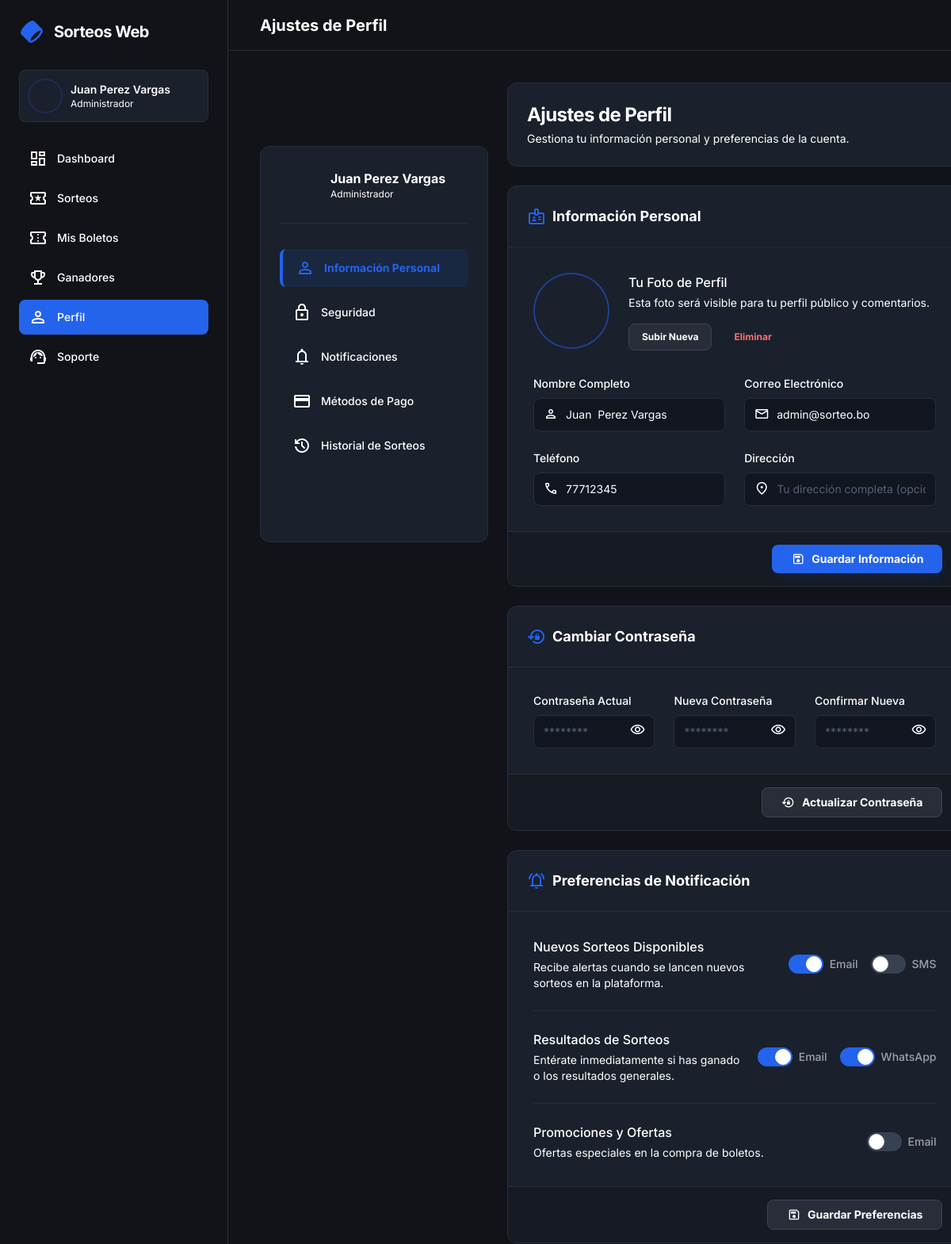
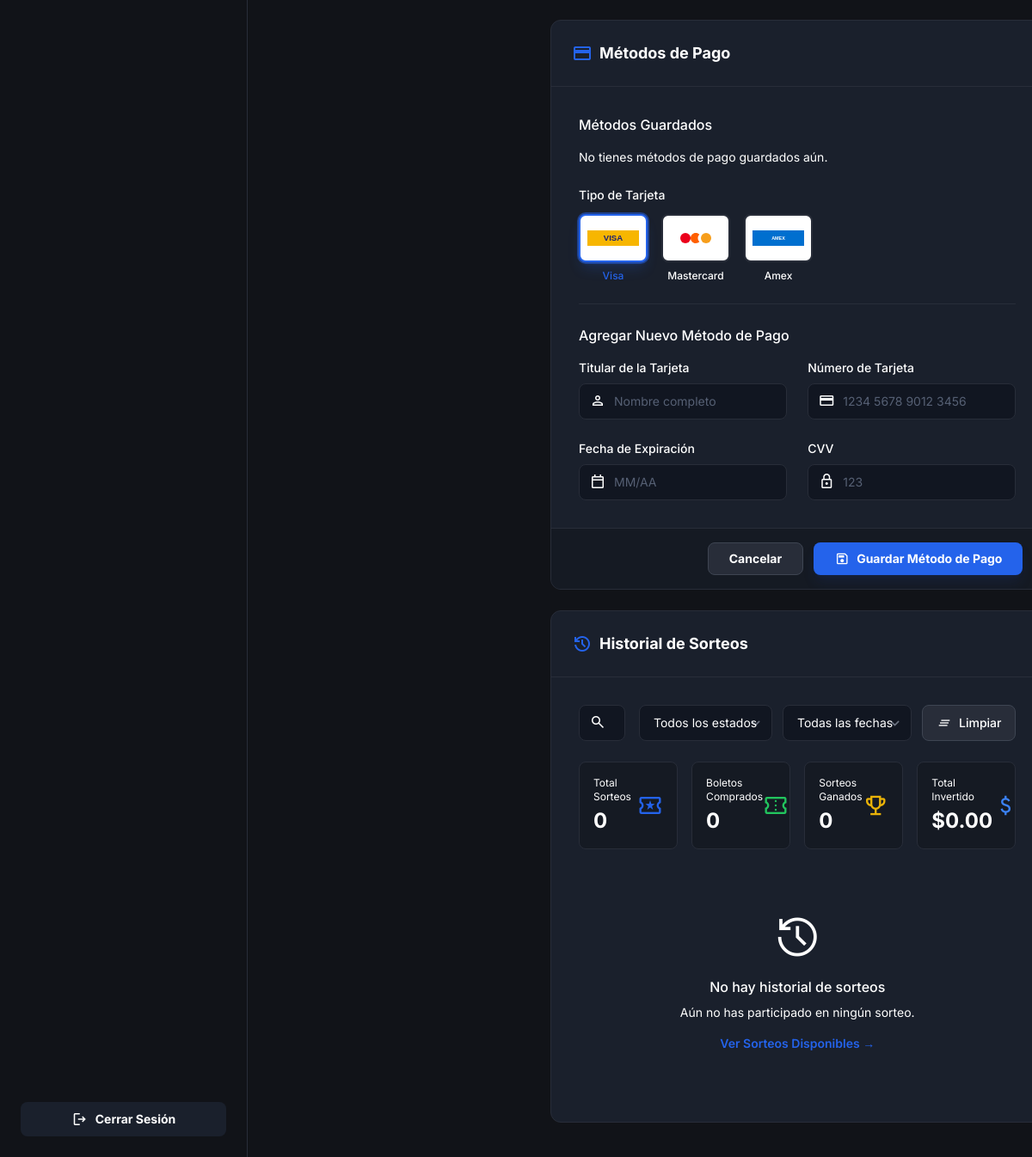
The app's page /php/cliente/pages/AjustesPefilCliente.php (signed in) with its own data (2 pictures, top to bottom).
### tables this page shows
CREATE TABLE `usuarios` (
  `id_usuario` int(11) NOT NULL,
  `primer_nombre` varchar(50) NOT NULL,
  `apellido_paterno` varchar(50) NOT NULL,
  `apellido_materno` varchar(50) NOT NULL,
  `email` varchar(100) NOT NULL,
  `password_hash` varchar(255) NOT NULL,
  `telefono` varchar(20) DEFAULT NULL,
  `saldo_disponible` decimal(12,2) DEFAULT 0.00,
  `estado` enum('Activo','Baneado','Inactivo') DEFAULT 'Activo',
  `id_rol` int(11) NOT NULL,
  `last_login` timestamp NULL DEFAULT NULL,
  `created_at` timestamp NOT NULL DEFAULT current_timestamp(),
  `deleted_at` timestamp NULL DEFAULT NULL
);

CREATE TABLE `roles` (
  `id_rol` int(11) NOT NULL,
  `nombre_rol` varchar(20) NOT NULL,
  `created_at` timestamp NOT NULL DEFAULT current_timestamp()
);

### php/cliente/pages/AjustesPefilCliente.php (the view, shortened to what the rows shown need)
<?php
require_once __DIR__ . '/../includes/user-data.php';
$datosUsuario = obtenerDatosUsuarioCompletos();
$usuarioNombre = trim($datosUsuario['nombre'] ?? '');
$usuarioEmail = trim($datosUsuario['email'] ?? '');
$tipoUsuario = trim($datosUsuario['tipoUsuario'] ?? 'Usuario Premium');
$usuarioTelefono = trim($datosUsuario['telefono'] ?? '');
?>
<!DOCTYPE html>
<html class="dark" lang="es"><head>
<script src="https://cdn.tailwindcss.com?plugins=forms,container-queries"></script>
</head>
<body class="bg-background-light dark:bg-background-dark font-display overflow-hidden h-screen flex text-slate-900 dark:text-white">
<aside class="w-72 hidden lg:flex flex-col border-r border-[#282d39] bg-[#111318] h-full">
<div class="p-6 pb-2">
<div class="flex items-center gap-3 mb-8">
<h2 class="text-white text-xl font-bold tracking-tight">Sorteos Web</h2>
</div>
<div class="flex items-center gap-3 p-3 rounded-lg bg-card-dark mb-6 border border-[#282d39]">
<div class="flex flex-col overflow-hidden">
<h1 id="sidebar-user-name" class="text-white text-sm font-semibold truncate"><?php echo htmlspecialchars($usuarioNombre); ?></h1>
</div>
</div>
</div>
</aside>
<main class="flex-1 flex flex-col min-w-0 bg-[#111318]">
<header class="h-16 flex items-center justify-between px-6 lg:px-10 border-b border-[#282d39] bg-[#111318] sticky top-0 z-20">
<h1 class="text-xl font-bold text-white hidden sm:block">Ajustes de Perfil</h1>
</header>
<div class="flex-1 overflow-y-auto overflow-x-hidden p-6 lg:p-10">
<div class="w-full max-w-[1440px] mx-auto flex flex-col lg:flex-row gap-6">
<aside class="w-full lg:w-72 flex-shrink-0 lg:sticky lg:top-20 lg:self-start">
<div class="bg-card-dark rounded-xl p-6 border border-[#282d39] min-h-[500px] flex flex-col">
<div class="flex items-center gap-4 mb-8 pb-6 border-b border-[#282d39]">
<div class="flex flex-col">
<h1 id="profile-sidebar-name" class="text-white text-base font-bold"><?php echo htmlspecialchars($usuarioNombre); ?></h1>
<p class="text-text-secondary text-xs"><?php echo htmlspecialchars($tipoUsuario); ?></p>
</div>
</div>
</div>
</aside>
<main class="flex-1 flex flex-col gap-6">
<div class="bg-[#111318] dark:bg-card-dark p-6 rounded-xl border border-[#282d39] flex flex-col sm:flex-row sm:items-center justify-between gap-4">
<div>
<h2 class="text-white text-2xl font-bold tracking-tight">Ajustes de Perfil</h2>
</div>
</div>
<section id="section-informacion-personal" class="bg-[#111318] dark:bg-card-dark rounded-xl border border-[#282d39] overflow-hidden">
<div class="p-6 lg:p-8">
<div class="grid grid-cols-1 md:grid-cols-2 gap-6">
<div class="flex flex-col gap-2">
<div class="relative">
<span class="material-symbols-outlined absolute left-3 top-2.5 text-text-secondary text-[20px]">mail</span>
<input id="input-email" class="w-full bg-[#111621] border border-[#282d39] text-white text-sm rounded-lg focus:ring-2 focus:ring-primary focus:border-transparent pl-10 py-2.5 placeholder-[#566074]" placeholder="email@ejemplo.com" type="email" value="<?php echo htmlspecialchars($usuarioEmail); ?>" data-original-value="<?php echo htmlspecialchars($usuarioEmail); ?>"/>
</div>
</div>
<div class="flex flex-col gap-2">
<div class="relative">
<span class="material-symbols-outlined absolute left-3 top-2.5 text-text-secondary text-[20px]">call</span>
<input id="input-telefono" class="w-full bg-[#111621] border border-[#282d39] text-white text-sm rounded-lg focus:ring-2 focus:ring-primary focus:border-transparent pl-10 py-2.5 placeholder-[#566074]" placeholder="+1 234 567 890" type="tel" value="<?php echo htmlspecialchars($usuarioTelefono); ?>" data-original-value="<?php echo htmlspecialchars($usuarioTelefono); ?>"/>
</div>
</div>
</div>
</div>
</section>
</main>
</div>
</div>
</main>
</body></html>

### records on screen
usuarios: id_rol.nombre_rol "Administrador", email "admin@sorteo.bo", telefono "77712345"

### other values on screen
$usuarioNombre "Juan Perez Vargas"
$estadisticasHistorial['total_sorteos'] "0"
$estadisticasHistorial['total_boletos'] "0"
$estadisticasHistorial['sorteos_ganados'] "0"
$estadisticasHistorial['total_invertido'] "0.00"
